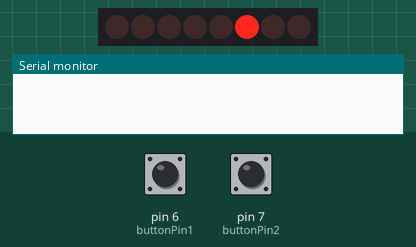
This sketch was run on a simulated Arduino Uno, built with avr-gcc and run on an emulated ATmega328P. Shown: 8 shift-register outputs drawn as a row of LEDs (first output left, lit = HIGH), the last lines printed to the serial monitor. Wiring (inferred from the names in the program): shift register (74HC595): data pin 12; shift clock pin 9; latch pin 11. Wiring (inferred from the signals the program sends): row of LEDs: on Q0, Q1, Q2, Q3, Q4, Q5, Q6, Q7. The inputs (shaded band) are chosen by the test bench; at power-on: pin 6 (buttonPin1) LOW, pin 7 (buttonPin2) HIGH.

Above: at 1.3 s.
1.4 s: pin 6 (buttonPin1) pulled HIGH for 0.3 s
At 2.6 s:
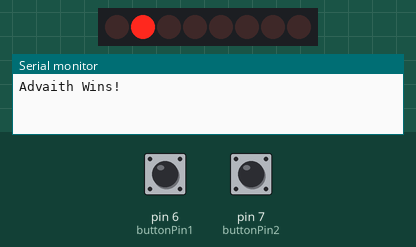
4.7 s: pin 7 (buttonPin2) pulled LOW for 3.2 s
At 7.37 s:
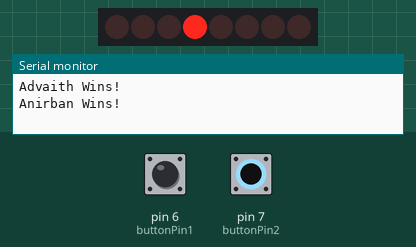
Timing chart, 0 to 15.4 s (numbered marks = the images above; inputs shaded):
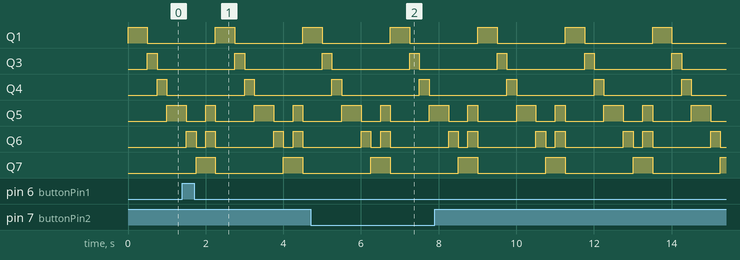

The sketch:

shiftRegister.ino
```cpp
int latchPin=11;
int clockPin=9;
int dataPin=12;
int loopIter = 0;

int buttonPin1 = 6;
int buttonPin2 = 7;

byte LEDTrain[8] = {0b1000000,0b01000000,0b0010000,0b0001000,0b0000100,0b00000100,0b0000010,0b0000001};
byte LEDOff = 0b00000000;

void setup() {
  Serial.begin(9600);
  pinMode(latchPin,OUTPUT);
  pinMode(dataPin,OUTPUT);
  pinMode(clockPin,OUTPUT);

  pinMode(buttonPin1, INPUT);
  pinMode(buttonPin1, INPUT);

}


void loop() {
  int buttonRead1 = digitalRead(buttonPin1);
  int buttonRead2 = digitalRead(buttonPin2);

  digitalWrite(latchPin,LOW);
  shiftOut(dataPin,clockPin,LSBFIRST,LEDTrain[loopIter]);
  digitalWrite(latchPin,HIGH);
  delay(250);
  if (loopIter < 8){
    loopIter++;
  }
  else if (loopIter == 8){
    loopIter = 0;
  }
  if (buttonRead1 == 1 && loopIter == 7){
    Serial.println("Advaith Wins!");
  }
  if (buttonRead2 == 0 && loopIter == 0){
    Serial.println("Anirban Wins!");
  }
}
```
